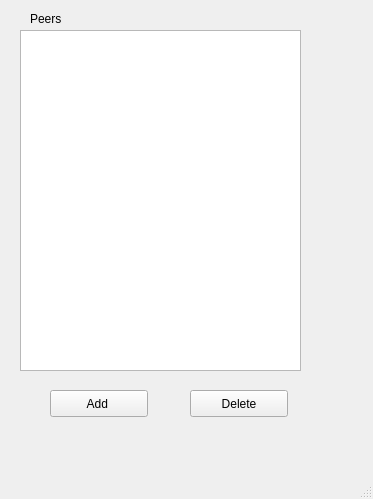
<?xml version="1.0" encoding="UTF-8"?>
<ui version="4.0">
 <class>MainWindow</class>
 <widget class="QMainWindow" name="MainWindow">
  <property name="geometry">
   <rect>
    <x>0</x>
    <y>0</y>
    <width>373</width>
    <height>499</height>
   </rect>
  </property>
  <property name="windowTitle">
   <string>MainWindow</string>
  </property>
  <widget class="QWidget" name="centralwidget">
   <widget class="QListView" name="list_peers">
    <property name="geometry">
     <rect>
      <x>20</x>
      <y>30</y>
      <width>281</width>
      <height>341</height>
     </rect>
    </property>
   </widget>
   <widget class="QLabel" name="label">
    <property name="geometry">
     <rect>
      <x>30</x>
      <y>10</y>
      <width>66</width>
      <height>17</height>
     </rect>
    </property>
    <property name="text">
     <string>Peers</string>
    </property>
   </widget>
   <widget class="QPushButton" name="but_add">
    <property name="geometry">
     <rect>
      <x>50</x>
      <y>390</y>
      <width>98</width>
      <height>27</height>
     </rect>
    </property>
    <property name="text">
     <string>Add </string>
    </property>
   </widget>
   <widget class="QPushButton" name="but_delete">
    <property name="geometry">
     <rect>
      <x>190</x>
      <y>390</y>
      <width>98</width>
      <height>27</height>
     </rect>
    </property>
    <property name="text">
     <string>Delete</string>
    </property>
   </widget>
  </widget>
  <widget class="QMenuBar" name="menubar">
   <property name="geometry">
    <rect>
     <x>0</x>
     <y>0</y>
     <width>373</width>
     <height>25</height>
    </rect>
   </property>
  </widget>
  <widget class="QStatusBar" name="statusbar"/>
 </widget>
 <resources/>
 <connections/>
</ui>
